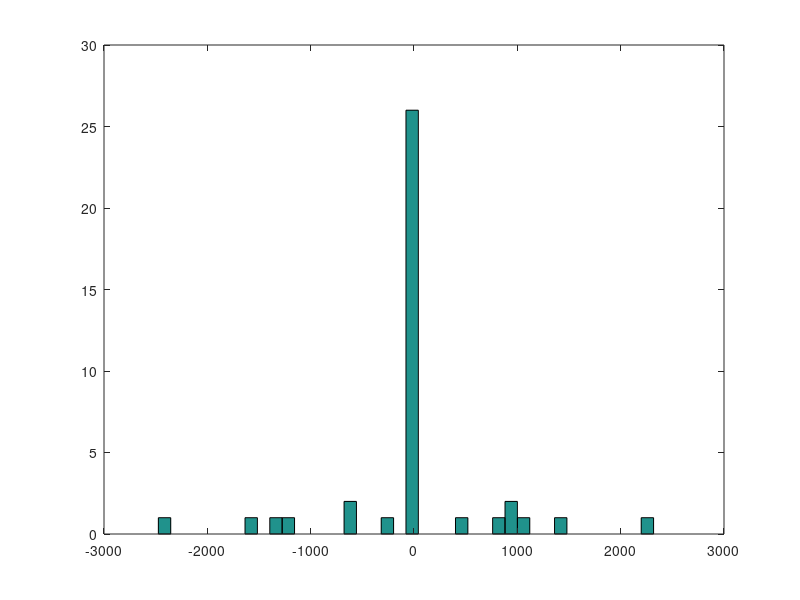
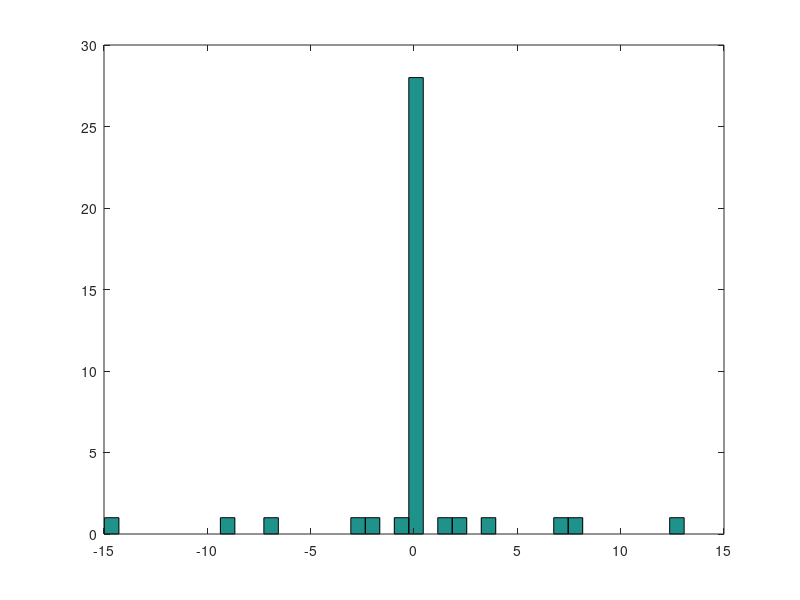
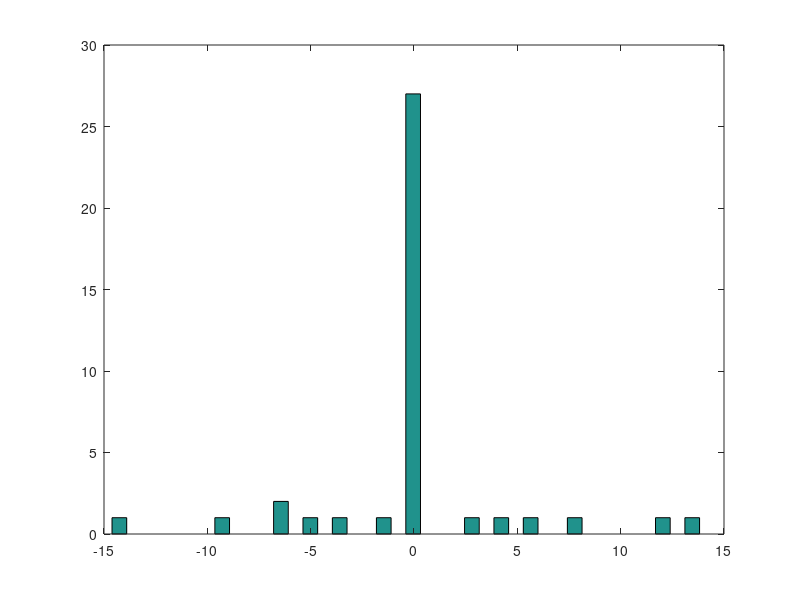

Source code (MATLAB) for these figures, in order:

x=load('antennalin4050.csv');
x=x(:,2);
figure();
hist(x,40);

x=load('antennarobust1Tau01.csv');
figure();
hist(x,40);

x=load('antennarobust1Tau001.csv');
figure();
hist(x,40);